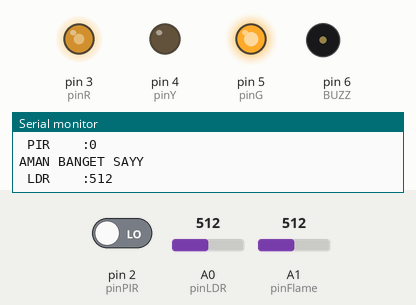
Recording of a sketch running on a simulated Arduino Uno, built with avr-gcc and run on an emulated ATmega328P. On the bench: output pins drawn as LEDs (lit = HIGH), buzzer (waves = sounding, pin HIGH), the last lines printed to the serial monitor. The inputs (shaded band) are chosen by the test bench; at power-on: A1 (pinFlame) = 512, A0 (pinLDR) = 512, pin 2 (pinPIR) LOW.

Above: at 1.2 s.
1.3 s: A1 (pinFlame) set to 325
4.3 s: A1 (pinFlame) set to 295
At 4.7 s:
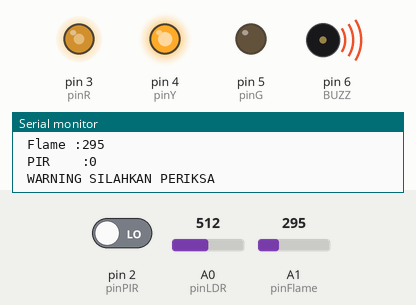
7.3 s: A0 (pinLDR) set to 716
At 7.7 s:
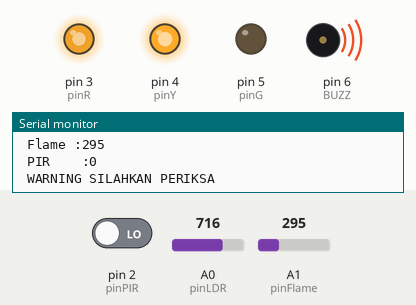
10.3 s: A1 (pinFlame) set to 126
13.3 s: A1 (pinFlame) set to 102
At 13.45 s:
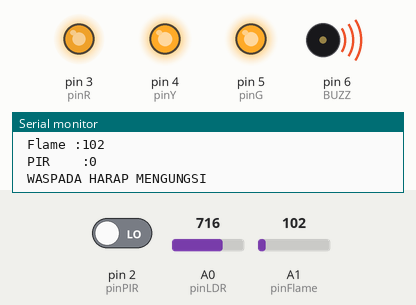
16.3 s: A0 (pinLDR) set to 70
At 16.47 s:
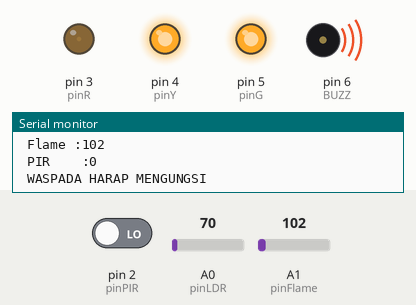
Timing chart, 0 to 20.3 s (numbered marks = the images above; inputs shaded):
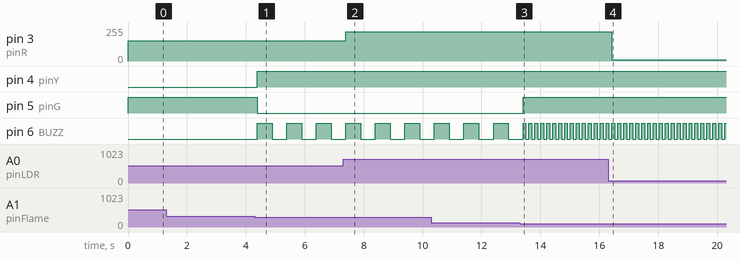

The sketch:

2._CHALLENGE.ino
```cpp
int pinFlame = A1;
int pinLDR = A0;
int pinPIR=2;
int pinR=3;
int pinY=4;
int pinG=5;
int BUZZ = 6;


void setup() {
  Serial.begin(9600);
  pinMode (pinPIR,INPUT);
  pinMode (pinR,OUTPUT);
  pinMode (pinY,OUTPUT);
  pinMode (pinG,OUTPUT);
  pinMode (BUZZ,OUTPUT);

}

void loop() {
  //BACA DATA
    int bacaFlame=analogRead (pinFlame);
    int bacaLDR=analogRead (pinLDR);
    int bacaPIR=digitalRead (pinPIR);

    //PRINT TO SERIAL
    Serial.print(" LDR    :");
    Serial.print(bacaLDR);
    Serial.println();
    Serial.print(" Flame :");
    Serial.print(bacaFlame);
    Serial.println();
    Serial.print(" PIR    :");
    Serial.print(bacaPIR);
    Serial.println();

//MAPPING
bacaLDR=map (bacaLDR,37,827,0,255);
bacaFlame=map (bacaFlame,32,427,100,0);

    //LOGIKA
    analogWrite(pinR,bacaLDR);
    if(bacaFlame<30){
     Serial.println("AMAN BANGET SAYY");
     digitalWrite(pinG,HIGH);
     digitalWrite(pinY,LOW);
    }
  else if(bacaFlame>30 and bacaFlame<80){
    Serial.println(" WARNING SILAHKAN PERIKSA ");
    digitalWrite(pinY,HIGH);
    digitalWrite(pinG,LOW);
    digitalWrite(BUZZ,HIGH);
    delay(500);
    digitalWrite(BUZZ,LOW);
    delay(500);
  }
    else if (bacaFlame>=80){
      Serial.println( " WASPADA HARAP MENGUNGSI " );
      digitalWrite(pinY,HIGH);
      digitalWrite(pinG,HIGH);
      digitalWrite(BUZZ,HIGH);
      delay(100);
      digitalWrite(BUZZ,LOW);
      delay(100);
    }
    }
```

Measured:
- the behaviour switches between 309 and 308 on A1 (pinFlame) (found by bisection; images 0 and 1)
- the behaviour switches between 115 and 114 on A1 (pinFlame) (found by bisection; images 2 and 3)
- after the input at 4.3 s, pin 4 (pinY): LOW → HIGH after 0.09 s; pin 5 (pinG): HIGH → LOW after 0.09 s; pin 6 (BUZZ): alternates HIGH for 0.50 s and LOW for 0.50 s, starting after 0.09 s
- after the input at 7.3 s, pin 3 (pinR): 153/255 → 219/255 after 0.10 s
- after the input at 13.3 s, pin 5 (pinG): LOW → HIGH after 0.11 s; pin 6 (BUZZ): alternates HIGH for 0.10 s and LOW for 0.10 s, starting after 0.21 s
- after the input at 16.3 s, pin 3 (pinR): 219/255 → 10/255 after 0.13 s
